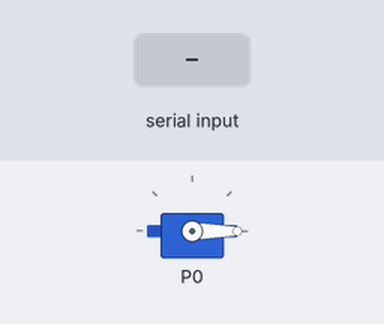
Simulated run of this program. Board: BBC micro:bit (MakeCode). On the bench: servo. Inputs (shaded band) come from the test bench.

Above: at 1.2 s.
1.3 s: "90" typed at the serial console, then Enter
At 1.8 s:
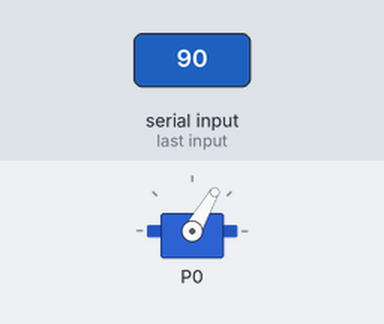
2.8 s: "200" typed at the serial console, then Enter
At 4.0 s:
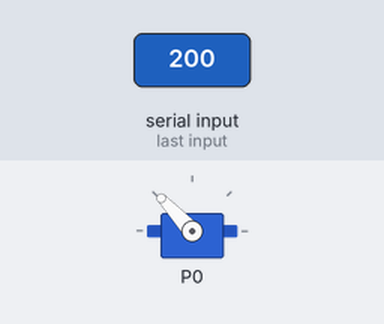
4.3 s: "1" typed at the serial console, then Enter
At 5.3 s:
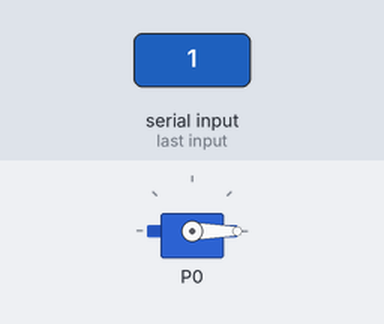
Timing chart, 0 to 7.3 s (numbered marks = the images above; inputs shaded):
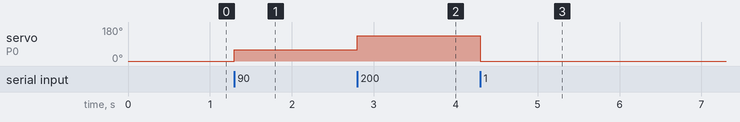

Measured:
- after the input at 1.3 s, servo on P0: 0° → 60° at once
- after the input at 2.8 s, servo on P0: 60° → 133° at once
- after the input at 4.3 s, servo on P0: 133° → 0° at once

The program:

main.ts
```typescript
function 実際の角度 (角度: number) {
    return 角度 * 2 / 3
}
serial.onDataReceived(serial.delimiters(Delimiters.NewLine), function () {
    値 = serial.readLine()
    今何度 = parseFloat(値)
    pins.servoWritePin(AnalogPin.P0, 実際の角度(今何度))
})
let 値 = ""
let 今何度 = 0
pins.servoWritePin(AnalogPin.P0, 実際の角度(今何度))
```

test.ts
```typescript
// テストはここに来ます。このパッケージが拡張機能として使用されるときにはコンパイルされません。
```
